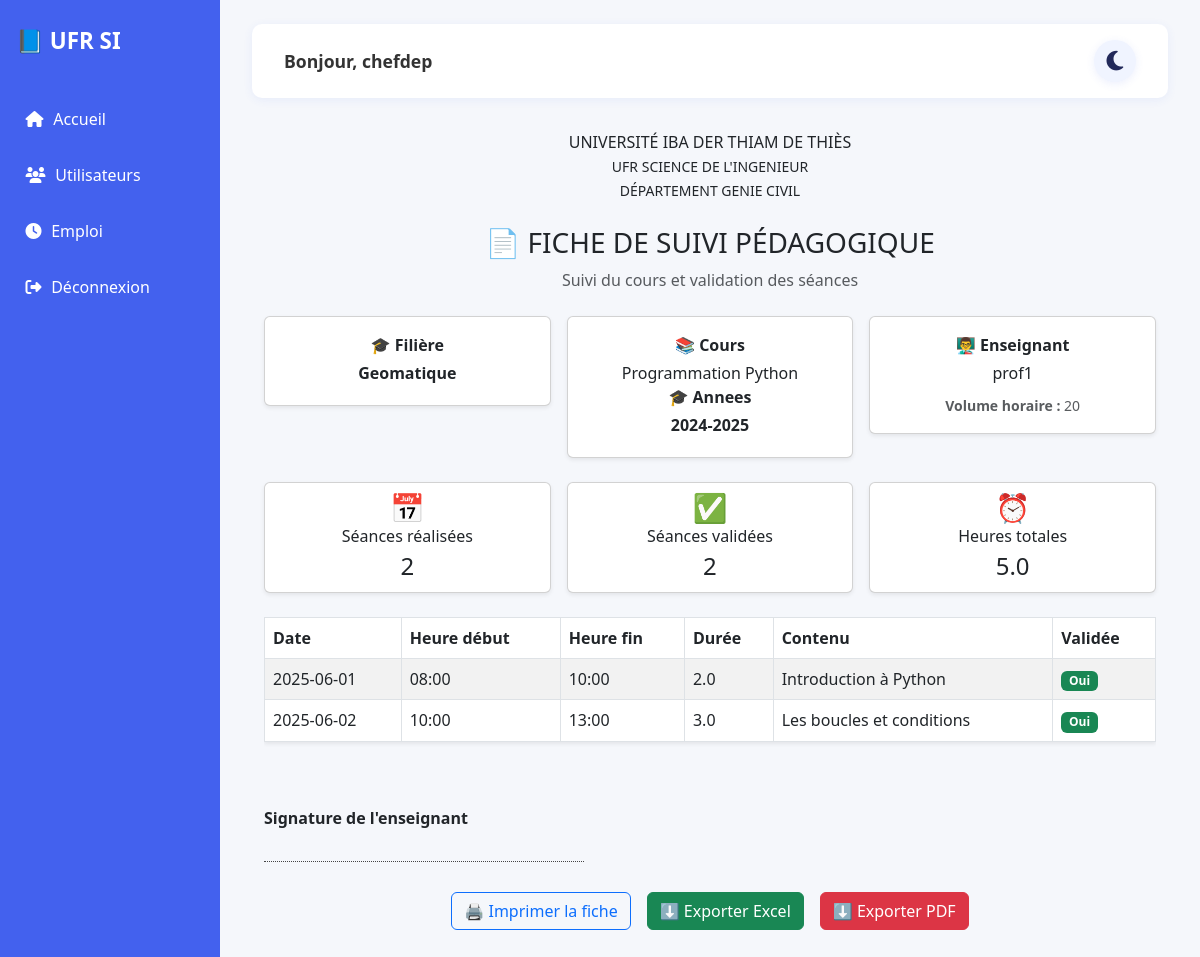
The app's page /chef/fiche_suivi_cours/1 (signed in) with its own data.
### tables this page shows
CREATE TABLE users (
            id INTEGER PRIMARY KEY AUTOINCREMENT,
            username TEXT UNIQUE NOT NULL,
            password TEXT NOT NULL,
            email TEXT UNIQUE NOT NULL,
            role_id INTEGER NOT NULL,   -- 1=Chef, 2=Enseignant, 3=Responsable, 4=Étudiant
            confirmed BOOLEAN DEFAULT 0
        );

CREATE TABLE courses (
            id INTEGER PRIMARY KEY AUTOINCREMENT,
            name TEXT NOT NULL,
            volume_horaire INTEGER NOT NULL,
            teacher_id INTEGER,
            FOREIGN KEY (teacher_id) REFERENCES users(id)
        );

### app.py (the view)
@app.route('/chef/fiche_suivi_cours/<int:cours_id>')
@login_required
def fiche_suivi_cours(cours_id):
    if current_user.role_id != 1:
        return "Accès refusé", 403
    conn = config.get_connection()
    conn.row_factory = sqlite3.Row
    cursor = conn.cursor()
    cursor.execute("""SELECT c.id, c.name AS nom, c.volume_horaire,
                             u.username AS enseignant
                      FROM courses c LEFT JOIN users u ON c.teacher_id = u.id
                      WHERE c.id = ?""", (cours_id,))
    cours = cursor.fetchone()
    cursor.execute("""SELECT date, heure_debut, heure_fin, duree, contenu, valide
                      FROM sessions WHERE course_id = ? ORDER BY date""", (cours_id,))
    seances = cursor.fetchall()
    conn.close()
    return render_template("fiche_suivi_cours.html",
                           cours=cours,
                           seances=seances,
                           filiere="Nom de la filière",
                           annee="2023-2024",
                           option="Nom de l'option")

### app.py (called while the page is built)
@login_manager.user_loader
def load_user(user_id):
    return User.get_by_id(user_id)

### config_sqlite.py (called while the page is built)
def get_connection():
    return sqlite3.connect(DATABASE)

### models/user.py (called while the page is built)
    @staticmethod
    def get_by_id(user_id):
        conn = config.get_connection()
        conn.row_factory = sqlite3.Row
        cursor = conn.cursor()
        cursor.execute("SELECT * FROM users WHERE id = ?", (user_id,))
        row = cursor.fetchone()
        conn.close()
        if row:
            return User(row["id"], row["username"], row["password"], row["email"], row["role_id"], row["confirmed"])

### templates/fiche_suivi_cours.html (shortened to what this page needs)
{% extends "base_dashboard.html" %}
{% block content %}
<div class="container">
    <div class="fiche-header mb-2 text-center">
        UNIVERSITÉ IBA DER THIAM DE THIÈS<br>
        <small>UFR SCIENCE DE L'INGENIEUR<br>
        DÉPARTEMENT GENIE CIVIL</small>
    </div>
    <div class="text-center my-4">
        <h3>📄 FICHE DE SUIVI PÉDAGOGIQUE</h3>
        <p class="text-muted mb-1">Suivi du cours et validation des séances</p>
    </div>
    <div class="row g-3 mb-4">
        <div class="col-md-4">
            <div class="card shadow-sm p-3 text-center">
                <div class="fw-bold mb-1">🎓 Filière</div>
                <div class="fw-bold mb-1">Geomatique</div>
            </div>
        </div>
        <div class="col-md-4">
            <div class="card shadow-sm p-3 text-center">
                <div class="fw-bold mb-1">📚 Cours</div>
                <div>{{ cours.nom }}</div>
                <div class="fw-bold mb-1">🎓 Annees</div>
                <div class="fw-bold mb-1">2024-2025</div>
            </div>
        </div>
        <div class="col-md-4">
            <div class="card shadow-sm p-3 text-center">
                <div class="fw-bold mb-1">👨‍🏫 Enseignant</div>
                <div>{{ cours.enseignant }}</div>
                <div class="mt-2 text-muted"><small><b>Volume horaire :</b> {{ cours.volume_horaire }}</small></div>
            </div>
        </div>
    </div>
    <div class="row g-3 mb-4">
        <div class="col-md-4">
            <div class="card shadow-sm text-center p-2">
                <div class="h3 mb-0">📅</div>
                <span>Séances réalisées</span>
                <div class="fs-4">{{ nb_seances or seances|length }}</div>
            </div>
        </div>
        <div class="col-md-4">
            <div class="card shadow-sm text-center p-2">
                <div class="h3 mb-0">✅</div>
                <span>Séances validées</span>
                <div class="fs-4">
                    {{ seances|selectattr("valide")|list|length }}
                </div>
            </div>
        </div>
        <div class="col-md-4">
            <div class="card shadow-sm text-center p-2">
                <div class="h3 mb-0">⏰</div>
                <span>Heures totales</span>
                <div class="fs-4">
                    {{ seances|sum(attribute='duree') if seances else '--' }}
                </div>
            </div>
        </div>
    </div>
    <div class="table-responsive mb-4">
        <table class="table table-bordered table-striped align-middle shadow-sm">
            <thead>
                <tr class="align-middle">
                    <th>Date</th>
                    <th>Heure début</th>
                    <th>Heure fin</th>
                    <th>Durée</th>
                    <th>Contenu</th>
                    <th>Validée</th>
                </tr>
            </thead>
            <tbody>
                {% if seances %}
                    {% for seance in seances %}
                    <tr>
                        <td>{{ seance.date }}</td>
                        <td>{{ seance.heure_debut }}</td>
                        <td>{{ seance.heure_fin }}</td>
                        <td>{{ seance.duree }}</td>
                        <td>{{ seance.contenu }}</td>
                        <td>
                            {% if seance.valide %}
                                <span class="badge bg-success">Oui</span>
                            {% else %}
                                <span class="badge bg-secondary">Non</span>
                            {% endif %}
                        </td>
                    </tr>
                    {% endfor %}
                {% else %}
                    <tr>
                        <td colspan="6" class="text-center text-muted">Aucune séance enregistrée pour ce cours.</td>
                    </tr>
                {% endif %}
            </tbody>
        </table>
    </div>
    <div class="signature-box mt-5 mb-3">
        <b>Signature de l'enseignant</b><br>
        <span style="display: inline-block; width: 320px; border-bottom: 1px dotted #444; height: 32px;"></span>
    </div>
    <div class="d-flex justify-content-center gap-3 mt-4 mb-2 btn-print">
        <button class="btn btn-outline-primary" onclick="window.print()">🖨️ Imprimer la fiche</button>
        <a href="{{ url_for('export_excel', cours_id=cours.id) }}" class="btn btn-success">⬇️ Exporter Excel</a>
        <a href="{{ url_for('export_pdf', cours_id=cours.id) }}" class="btn btn-danger">⬇️ Exporter PDF</a>
    </div>
</div>
{% endblock %}

### templates/base_dashboard.html (shortened to what this page needs)
<!DOCTYPE html>
<html lang="fr">
<head>
    <link rel="stylesheet" href="https://cdnjs.cloudflare.com/ajax/libs/font-awesome/6.5.0/css/all.min.css">
    <link href="https://cdn.jsdelivr.net/npm/bootstrap@5.3.0/dist/css/bootstrap.min.css" rel="stylesheet">
</head>
<body>
    <aside class="sidebar">
        <div class="logo">📘 UFR SI</div>
        <nav>
            <a href="{{ url_for('chef') }}"><i class="fa fa-home"></i> Accueil</a>
            <a href="{{ url_for('gestion_utilisateurs') }}"><i class="fa fa-users"></i> Utilisateurs</a>
            <a href="{{ url_for('voir_emploi') }}"><i class="fa fa-clock"></i> Emploi</a>
            <a href="{{ url_for('logout') }}"><i class="fa fa-sign-out-alt"></i> Déconnexion</a>
        </nav>
    </aside>
    <div class="main-content">
        <header class="topbar">
            <div class="user-info">
                Bonjour, {{ current_user.username }}
            </div>
            <button class="dark-mode-toggle" id="darkModeBtn" aria-label="Activer/désactiver le mode sombre">
                <i class="fa-solid fa-moon"></i>
            </button>
        </header>
        <main>
            {% block content %}{% endblock %}
        </main>
    </div>
</body>
</html>

### templates/base_dashboard.html (style rules this page uses)
body { margin: 0; font-family: 'Segoe UI', Tahoma, Geneva, Verdana, sans-serif; background: #f5f7fb; transition: background 0.3s, color 0.3s; }
.sidebar { position: fixed; left: 0; top: 0; width: 220px; height: 100%; background: #4361ee; color: white; display: flex; flex-direction: column; padding: 1.5em 1em; z-index: 100; }
.sidebar .logo { font-size: 1.4em; font-weight: bold; margin-bottom: 1.2em; }
.sidebar nav a { color: white; text-decoration: none; margin: 0.8em 0; display: flex; align-items: center; gap: 0.6em; font-weight: 500; transition: background 0.2s; padding: 0.6em; border-radius: 6px; }
.main-content { margin-left: 220px; padding: 1.5em 2em; transition: background 0.3s, color 0.3s; }
.topbar { background: white; padding: 1em 2em; border-radius: 10px; margin-bottom: 2em; box-shadow: 0 2px 10px rgba(67, 97, 238, 0.08); display: flex; justify-content: space-between; align-items: center; transition: background 0.3s, color 0.3s; }
.user-info { font-weight: 600; color: #333; font-size: 1.1em; }
.dark-mode-toggle { background: #f0f4ff; border: none; border-radius: 50px; width: 42px; height: 42px; display: flex; align-items: center; justify-content: center; cursor: pointer; transition: background 0.2s; box-shadow: 0 2px 8px rgba(67,97,238,0.10); margin-left: 1em; font-size: 1.4em; }
.dark-mode-toggle .fa-moon, .dark-mode-toggle .fa-sun { transition: color 0.3s, opacity 0.3s; position: absolute; }
.dark-mode-toggle .fa-moon { color: #22295a; opacity: 1; pointer-events: auto; }

### records on screen
users: username "chefdep"
courses: nom "Programmation Python", volume_horaire "20"
users: enseignant "prof1"

### other values on screen
{{ nb_seances or seances|length }} "2"
{{ seances|selectattr("valide")|list|length }} "2"
{{ seances|sum(attribute='duree') if seances else '--' }} "5.0"
{{ seance.date }} "2025-06-01"
{{ seance.heure_debut }} "08:00"
{{ seance.heure_fin }} "10:00"
{{ seance.duree }} "2.0"
{{ seance.contenu }} "Introduction à Python"
{{ seance.date }} "2025-06-02"
{{ seance.heure_debut }} "10:00"
{{ seance.heure_fin }} "13:00"
{{ seance.duree }} "3.0"
{{ seance.contenu }} "Les boucles et conditions"
